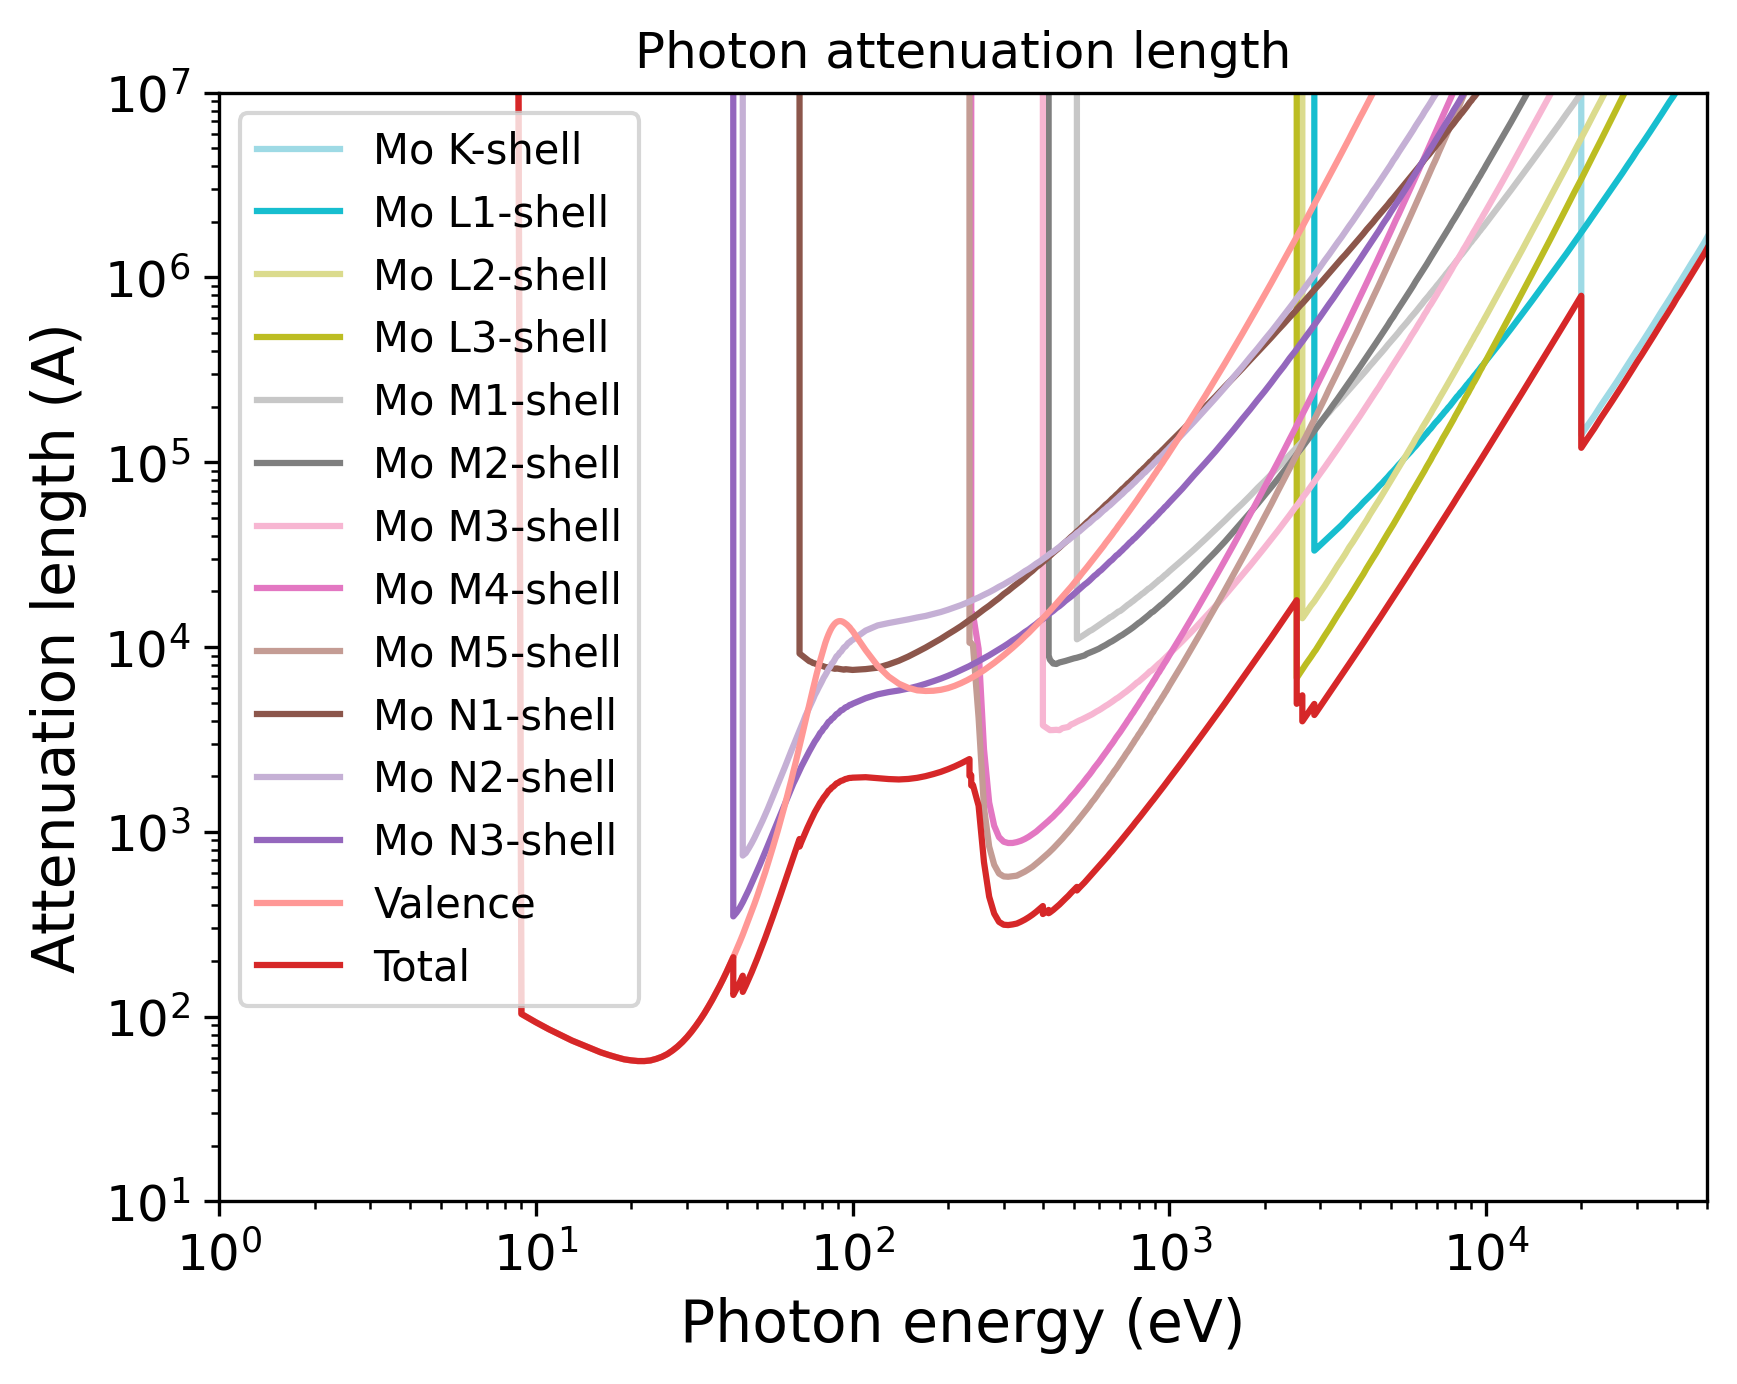

This chart was generated by the following Python code:
import pandas as pd
import numpy as np
import matplotlib.pyplot as plt
import matplotlib.cm as cm
# Set the format:
plt.xlabel("Photon energy (eV)", fontsize=14)
plt.ylabel("Attenuation length (A)", fontsize=14)
plt.xticks(fontsize=12)
plt.yticks(fontsize=12)
plt.grid(False)
# Set the axes:
# Read the output file:
df = pd.read_csv(r"OUTPUT_Mo_Photon_IMFP.dat", sep=r'\s+', header=None, comment="#", skipinitialspace=True)
plt.xscale("log")
plt.yscale("log")
# Prepare the plot:
columns_to_plot = [ 1, 2, 3, 4, 5, 6, 7, 8, 9, 10, 11, 12, 13, 14]
labels = [ "Mo K-shell", "Mo L1-shell", "Mo L2-shell", "Mo L3-shell", "Mo M1-shell", "Mo M2-shell", "Mo M3-shell", "Mo M4-shell", "Mo M5-shell", "Mo N1-shell", "Mo N2-shell", "Mo N3-shell", "Valence", "Total"]
# Create N distinct colors from a colormap
N = len(columns_to_plot)
colors = plt.cm.tab20(np.linspace(1, 0, 20))
# Set line styles:
linestyles = [ "-", "-", "-", "-", "-", "-", "-", "-", "-", "-", "-", "-", "-", "-"]
for i, col in enumerate(columns_to_plot):
    color = colors[i % len(colors)]
    ls    = linestyles[i % len(linestyles)]
    label = labels[i % len(labels)]
    plt.plot(df.iloc[:, 0], df.iloc[:, col],
    color=color,
    label=label,
    linestyle=ls)
plt.xlim(1.00000000,50000.00000000)
plt.ylim(10.00000000,10000000.00000000)
plt.title("Photon attenuation length")
plt.legend(loc="best", fontsize=10)
# Save the plot in this format:
plt.savefig("OUTPUT_MFP_photon.png", dpi=300, bbox_inches="tight")
